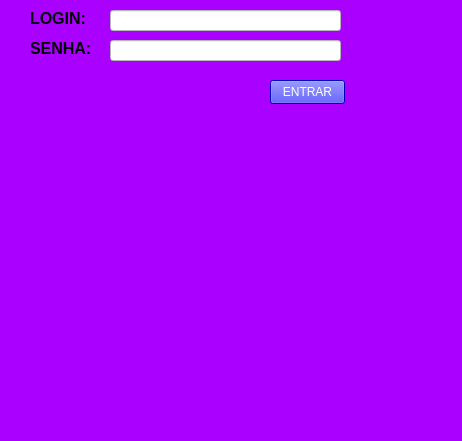
<?xml version="1.0" encoding="UTF-8"?>
<ui version="4.0">
 <class>MainWindow</class>
 <widget class="QMainWindow" name="MainWindow">
  <property name="geometry">
   <rect>
    <x>0</x>
    <y>0</y>
    <width>462</width>
    <height>441</height>
   </rect>
  </property>
  <property name="windowTitle">
   <string>MainWindow</string>
  </property>
  <property name="styleSheet">
   <string notr="true">background-color: rgb(170, 0, 255);</string>
  </property>
  <widget class="QWidget" name="centralwidget">
   <widget class="QLabel" name="label">
    <property name="geometry">
     <rect>
      <x>30</x>
      <y>10</y>
      <width>81</width>
      <height>16</height>
     </rect>
    </property>
    <property name="font">
     <font>
      <pointsize>12</pointsize>
      <bold>true</bold>
     </font>
    </property>
    <property name="styleSheet">
     <string notr="true">background-color: rgb(170, 0, 255);
color: rgb(0, 0, 0);</string>
    </property>
    <property name="text">
     <string>LOGIN:</string>
    </property>
   </widget>
   <widget class="QLabel" name="label_2">
    <property name="geometry">
     <rect>
      <x>30</x>
      <y>40</y>
      <width>81</width>
      <height>16</height>
     </rect>
    </property>
    <property name="font">
     <font>
      <pointsize>12</pointsize>
      <bold>true</bold>
     </font>
    </property>
    <property name="styleSheet">
     <string notr="true">color: rgb(0, 0, 0);
background-color: rgb(170, 0, 255);</string>
    </property>
    <property name="text">
     <string>SENHA:</string>
    </property>
   </widget>
   <widget class="QLineEdit" name="lineEdit">
    <property name="geometry">
     <rect>
      <x>110</x>
      <y>10</y>
      <width>231</width>
      <height>21</height>
     </rect>
    </property>
    <property name="styleSheet">
     <string notr="true">background-color: rgb(255, 255, 255);</string>
    </property>
   </widget>
   <widget class="QLineEdit" name="lineEdit_2">
    <property name="geometry">
     <rect>
      <x>110</x>
      <y>40</y>
      <width>231</width>
      <height>21</height>
     </rect>
    </property>
    <property name="styleSheet">
     <string notr="true">background-color: rgb(255, 255, 255);</string>
    </property>
   </widget>
   <widget class="QPushButton" name="pushButton">
    <property name="geometry">
     <rect>
      <x>270</x>
      <y>80</y>
      <width>75</width>
      <height>24</height>
     </rect>
    </property>
    <property name="styleSheet">
     <string notr="true">background-color: rgb(0, 0, 255);
color: rgb(255, 255, 255);</string>
    </property>
    <property name="text">
     <string>ENTRAR</string>
    </property>
   </widget>
  </widget>
  <widget class="QMenuBar" name="menubar">
   <property name="geometry">
    <rect>
     <x>0</x>
     <y>0</y>
     <width>462</width>
     <height>33</height>
    </rect>
   </property>
  </widget>
  <widget class="QStatusBar" name="statusbar"/>
 </widget>
 <resources/>
 <connections/>
</ui>
